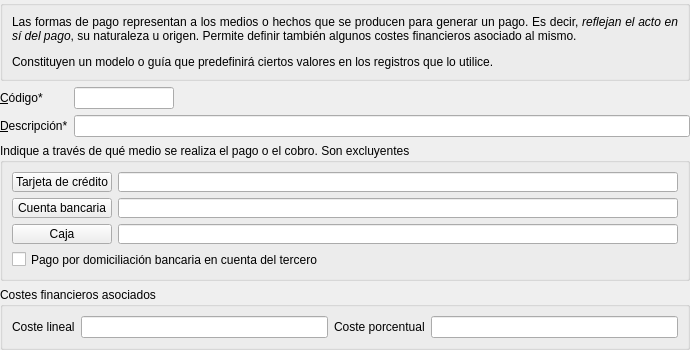
<?xml version="1.0" encoding="UTF-8"?>
<ui version="4.0">
 <class>frmFormasPago</class>
 <widget class="QWidget" name="frmFormasPago">
  <property name="geometry">
   <rect>
    <x>0</x>
    <y>0</y>
    <width>690</width>
    <height>350</height>
   </rect>
  </property>
  <property name="windowTitle">
   <string>Formas de Pago / Cobro</string>
  </property>
  <property name="windowIcon">
   <iconset>
    <normaloff>:/aplicacion/images/alephLogoIcon.ico</normaloff>:/aplicacion/images/alephLogoIcon.ico</iconset>
  </property>
  <layout class="QVBoxLayout" name="verticalLayout_2">
   <property name="margin">
    <number>0</number>
   </property>
   <item>
    <widget class="QGroupBox" name="groupBox_3">
     <property name="title">
      <string/>
     </property>
     <layout class="QVBoxLayout" name="verticalLayout">
      <item>
       <widget class="QLabel" name="label_4">
        <property name="text">
         <string>&lt;html&gt;&lt;head/&gt;&lt;body&gt;&lt;p align=&quot;justify&quot;&gt;Las formas de pago representan a los medios o hechos que se producen para generar un pago. Es decir, &lt;span style=&quot; font-style:italic;&quot;&gt;reflejan el acto en sí del pago&lt;/span&gt;, su naturaleza u origen. Permite definir también algunos costes financieros asociado al mismo.&lt;/p&gt;&lt;p align=&quot;justify&quot;&gt;Constituyen un modelo o guía que predefinirá ciertos valores en los registros que lo utilice. &lt;/p&gt;&lt;/body&gt;&lt;/html&gt;</string>
        </property>
        <property name="wordWrap">
         <bool>true</bool>
        </property>
       </widget>
      </item>
     </layout>
    </widget>
   </item>
   <item>
    <layout class="QGridLayout" name="gridLayout_2">
     <item row="0" column="0">
      <widget class="QLabel" name="label">
       <property name="text">
        <string>&amp;Código*</string>
       </property>
       <property name="buddy">
        <cstring>db_codpago</cstring>
       </property>
      </widget>
     </item>
     <item row="0" column="1" colspan="2">
      <widget class="DBLineEdit" name="db_codpago">
       <property name="sizePolicy">
        <sizepolicy hsizetype="Preferred" vsizetype="Fixed">
         <horstretch>0</horstretch>
         <verstretch>0</verstretch>
        </sizepolicy>
       </property>
       <property name="maximumSize">
        <size>
         <width>100</width>
         <height>16777215</height>
        </size>
       </property>
       <property name="toolTip">
        <string>Código único que identifica a la forma de pago. Puede ser alfanumérico.</string>
       </property>
       <property name="statusTip">
        <string>Código único que identifica a la forma de pago. Puede ser alfanumérico.</string>
       </property>
       <property name="whatsThis">
        <string>Código único que identifica a la forma de pago. Puede ser alfanumérico.</string>
       </property>
       <property name="inputMask">
        <string/>
       </property>
       <property name="fieldName">
        <string>codpago</string>
       </property>
       <property name="dataEditable">
        <bool>true</bool>
       </property>
      </widget>
     </item>
     <item row="0" column="3">
      <spacer name="horizontalSpacer">
       <property name="orientation">
        <enum>Qt::Horizontal</enum>
       </property>
       <property name="sizeHint" stdset="0">
        <size>
         <width>398</width>
         <height>20</height>
        </size>
       </property>
      </spacer>
     </item>
     <item row="1" column="0">
      <widget class="QLabel" name="lblNombre">
       <property name="text">
        <string>&amp;Descripción*</string>
       </property>
       <property name="buddy">
        <cstring>db_nombre</cstring>
       </property>
      </widget>
     </item>
     <item row="1" column="1" colspan="3">
      <widget class="DBLineEdit" name="db_nombre">
       <property name="whatsThis">
        <string>Descripción de la forma de pago</string>
       </property>
       <property name="fieldName">
        <string>descripcion</string>
       </property>
       <property name="dataEditable">
        <bool>true</bool>
       </property>
      </widget>
     </item>
    </layout>
   </item>
   <item>
    <widget class="QGroupBox" name="groupBox_2">
     <property name="title">
      <string>Indique a través de qué medio se realiza el pago o el cobro. Son excluyentes</string>
     </property>
     <layout class="QGridLayout" name="gridLayout">
      <item row="2" column="0">
       <widget class="DBChooseRecordButton" name="db_idcaja">
        <property name="whatsThis">
         <string>Cuenta bancaria en el que se produce el cargo asociado a esta forma de pago. Sólo tiene sentido en formas de pago de tipo Externa e indica una cuenta de banco propia de la empresa.</string>
        </property>
        <property name="text">
         <string>Caja</string>
        </property>
        <property name="fieldName">
         <string>idcaja</string>
        </property>
        <property name="dataEditable">
         <bool>true</bool>
        </property>
       </widget>
      </item>
      <item row="0" column="0">
       <widget class="DBChooseRecordButton" name="db_idtarjeta">
        <property name="whatsThis">
         <string>Tarjeta de crédito (con la que se abona) asociada a esta forma de pago. Sólo tiene sentido en formas de pago Externa, y la tarjeta de crédito es el medio con la que la empresa paga al proveedor.</string>
        </property>
        <property name="text">
         <string>Tarjeta de crédito</string>
        </property>
        <property name="fieldName">
         <string>idtarjeta</string>
        </property>
        <property name="dataEditable">
         <bool>true</bool>
        </property>
       </widget>
      </item>
      <item row="0" column="1">
       <widget class="DBLineEdit" name="db_tarjeta">
        <property name="fieldName">
         <string>tarjetascredito.descripcion</string>
        </property>
       </widget>
      </item>
      <item row="1" column="0">
       <widget class="DBChooseRecordButton" name="db_idcuenta">
        <property name="whatsThis">
         <string>Cuenta bancaria en el que se produce el cargo asociado a esta forma de pago. Sólo tiene sentido en formas de pago de tipo Externa e indica una cuenta de banco propia de la empresa.</string>
        </property>
        <property name="text">
         <string>Cuenta bancaria</string>
        </property>
        <property name="fieldName">
         <string>idcuenta</string>
        </property>
        <property name="dataEditable">
         <bool>true</bool>
        </property>
       </widget>
      </item>
      <item row="1" column="1">
       <widget class="DBLineEdit" name="db_tarjeta_2">
        <property name="fieldName">
         <string>cuentasbanco.descripcion</string>
        </property>
       </widget>
      </item>
      <item row="2" column="1">
       <widget class="DBLineEdit" name="db_tarjeta_3">
        <property name="fieldName">
         <string>cajas.nombre</string>
        </property>
       </widget>
      </item>
      <item row="3" column="0" colspan="2">
       <widget class="DBCheckBox" name="db_domiciliado">
        <property name="text">
         <string>Pago por domiciliación bancaria en cuenta del tercero</string>
        </property>
        <property name="fieldName">
         <string>domiciliado</string>
        </property>
        <property name="dataEditable">
         <bool>true</bool>
        </property>
       </widget>
      </item>
     </layout>
    </widget>
   </item>
   <item>
    <widget class="QGroupBox" name="groupBox">
     <property name="title">
      <string>Costes financieros asociados</string>
     </property>
     <layout class="QHBoxLayout" name="horizontalLayout">
      <item>
       <widget class="QLabel" name="label_2">
        <property name="text">
         <string>Coste lineal</string>
        </property>
       </widget>
      </item>
      <item>
       <widget class="DBNumberEdit" name="db_comisionlineal">
        <property name="fieldName">
         <string>comisionlineal</string>
        </property>
        <property name="dataEditable">
         <bool>true</bool>
        </property>
       </widget>
      </item>
      <item>
       <widget class="QLabel" name="label_3">
        <property name="text">
         <string>Coste porcentual</string>
        </property>
       </widget>
      </item>
      <item>
       <widget class="DBNumberEdit" name="db_comisionporcentual">
        <property name="fieldName">
         <string>comisionporcentual</string>
        </property>
        <property name="dataEditable">
         <bool>true</bool>
        </property>
       </widget>
      </item>
     </layout>
    </widget>
   </item>
  </layout>
 </widget>
 <customwidgets>
  <customwidget>
   <class>DBCheckBox</class>
   <extends>QCheckBox</extends>
   <header>widgets/dbcheckbox.h</header>
  </customwidget>
  <customwidget>
   <class>DBChooseRecordButton</class>
   <extends>QPushButton</extends>
   <header>widgets/dbchooserecordbutton.h</header>
  </customwidget>
  <customwidget>
   <class>DBLineEdit</class>
   <extends>QLineEdit</extends>
   <header>widgets/dblineedit.h</header>
  </customwidget>
  <customwidget>
   <class>DBNumberEdit</class>
   <extends>QLineEdit</extends>
   <header>widgets/dbnumberedit.h</header>
  </customwidget>
 </customwidgets>
 <tabstops>
  <tabstop>db_codpago</tabstop>
  <tabstop>db_nombre</tabstop>
  <tabstop>db_idtarjeta</tabstop>
  <tabstop>db_tarjeta</tabstop>
  <tabstop>db_idcuenta</tabstop>
  <tabstop>db_tarjeta_2</tabstop>
  <tabstop>db_idcaja</tabstop>
  <tabstop>db_tarjeta_3</tabstop>
  <tabstop>db_domiciliado</tabstop>
  <tabstop>db_comisionlineal</tabstop>
  <tabstop>db_comisionporcentual</tabstop>
 </tabstops>
 <resources>
  <include location="../../../programacion/alepherp/alepherp/src/resources/resources.qrc"/>
 </resources>
 <connections/>
</ui>
